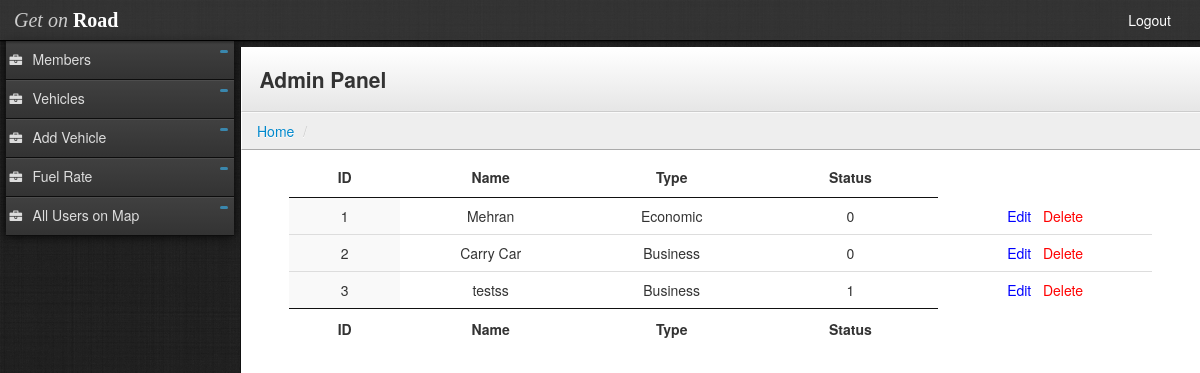
Screenshot of /adminpanel/build/vehicles.php with the database file from the repository.
### tables this page shows
CREATE TABLE IF NOT EXISTS `vehicles` (
  `v_id` int(11) NOT NULL AUTO_INCREMENT,
  `v_name` text NOT NULL,
  `v_status` int(11) NOT NULL DEFAULT '0',
  `type` int(11) NOT NULL,
  PRIMARY KEY (`v_id`)
);

### adminpanel/build/vehicles.php (the view, shortened to what this page needs)
<?php require_once('../../conn/db.php');
?>
<!DOCTYPE html>
<html lang="en">
  <head>
    <link rel="stylesheet" type="text/css" href="lib/bootstrap/css/bootstrap.css">
    <link rel="stylesheet" type="text/css" href="stylesheets/theme.css">
    <link rel="stylesheet" href="lib/font-awesome/css/font-awesome.css">
<link type="text/css" href="../../dataTables/jquery.dataTables.css" rel="stylesheet">
<link type="text/css" href="../../dataTables/dataTables.tableTools.css" rel="stylesheet">
  </head>
  <body class="">
    <?php include ('header.php'); ?>
    <?php include ('sidemenu.php'); ?>
    <div class="content" style="overflow: scroll;">
        <div class="header">
          <h1 class="page-title">Admin Panel</h1>
        </div>
                <ul class="breadcrumb">
            <li><a href="index.php">Home</a> <span class="divider">/</span></li>
            </ul>
	    <table id="example" class="display dataTable" cellspacing="0" role="grid" aria-describedby="example_info" style="width: 90%;background-color: white;">
<thead>
<tr role="row">
<th class="sorting_asc" tabindex="0" aria-controls="example" rowspan="1" colspan="1" aria-sort="ascending" aria-label="ID: activate to sort column descending">ID</th>
<th class="sorting" tabindex="0" aria-controls="example" rowspan="1" colspan="1" aria-label="Detail: activate to sort column ascending">Name</th>
<th class="sorting" tabindex="0" aria-controls="example" rowspan="1" colspan="1">Type</th>
<th class="sorting" tabindex="0" aria-controls="example" rowspan="1" colspan="1">Status</th>
	        </tr>
			</thead>
<tfoot>
<tr>
<th rowspan="1" colspan="1">ID</th>
<th rowspan="1" colspan="1">Name</th>
<th rowspan="1" colspan="1">Type</th>
<th rowspan="1" colspan="1">Status</th>
</tr>
</tfoot>
<tbody>
			 <?php
	$qry = "SELECT * FROM vehicles";
	$result = mysql_query($qry, $dbconfig) or die(mysql_error());
	while($rows = mysql_fetch_assoc($result))
	{
		$v_id = $rows["v_id"];
		$v_name = $rows["v_name"];
		$type = $rows["type"];
		$v_status = $rows["v_status"];
	?>
			 <tr>
                <td class="sorting_1" align="center"><?php echo $v_id; ?></td>
                <td align="center"><?php echo $v_name; ?></td>
                <td align="center"><?php switch($type)
				{
					case 1 : echo "Economic"; break;
					case 2 : echo "Business"; break;
				}
				?></td>
                <td align="center"><?php echo $v_status; ?></td>
				 <td align="center">
				 <?php
				 if($status<>1)
				 {
					 ?>
				<a href="add_vehicles.php?v_id=<?php echo $v_id; ?>" style="color:blue;">Edit</a>
				 <a href="delete_vehicle.php?v_id=<?php echo $v_id; ?>" onClick="return confirm('Are you sure to want to deactive this vehicle?')" style="color:red;">Delete</a></td>
				 <?php } ?>
			  </tr>
	<?php
	}
	?>
          </tbody></table>
    </div>
  </body>
</html>

### adminpanel/build/stylesheets/theme.css (style rules this page uses)
body { background: #222; background-image: url('../images/black-Linen.png'); background-position: initial initial; background-repeat: initial initial; margin: 0px; padding: 0px; }
h1 { margin-top: 0px; color: #eee; }
.content { min-width: 400px; position: relative; min-height: 800px; background: #fff; margin-left: 240px; margin-top: 6px; border-left: 1px solid #000000; border-left: 1px solid #111; }
.header { background: #ffffff; background: #ffffff; background: -webkit-gradient(linear, left bottom, left top, color-stop(0, #e6e6e6), color-stop(1, #ffffff)); background: -ms-linear-gradient(bottom, #e6e6e6, #ffffff); background: -moz-linear-gradient(center bottom, #e6e6e6 0%, #ffffff 100%); background: -o-linear-gradient(bottom, #e6e6e6, #ffffff); filter: progid:dximagetransform.microsoft.gradient(startColorStr='#e6e6e6', EndColorStr='#ffffff'); -ms-filter: "progid:DXImageTransform.Microsoft.gradient(startColorStr='#ffffff',EndColorStr='#e6e6e6')"; border-bottom: 1px solid #cccccc; border-top: 1px solid #ffffff; border-left: 1px solid #ffffff; padding: 0em 1.25em; }
.header h1 { margin: 1em 0em; padding: 0em; line-height: 1em; font-size: 1.5em; color: #eee; color: #333; }
.breadcrumb { -webkit-box-shadow: none; -moz-box-shadow: none; box-shadow: none; -webkit-border-radius: 0px; -moz-border-radius: 0px; border-radius: 0px; -moz-background-clip: padding; -webkit-background-clip: padding-box; background-clip: padding-box; background: #eee; border-bottom: 1px solid #aaa; border-top: 1px solid #fafafa; border-left: 1px solid #fff; margin-bottom: .5em; }

### rows the page displays
vehicles: v_id "1", v_name "Mehran", type "Economic", v_status "0"
vehicles: v_id "2", v_name "Carry Car", type "Business", v_status "0"
vehicles: v_id "3", v_name "testss", type "Business", v_status "1"
